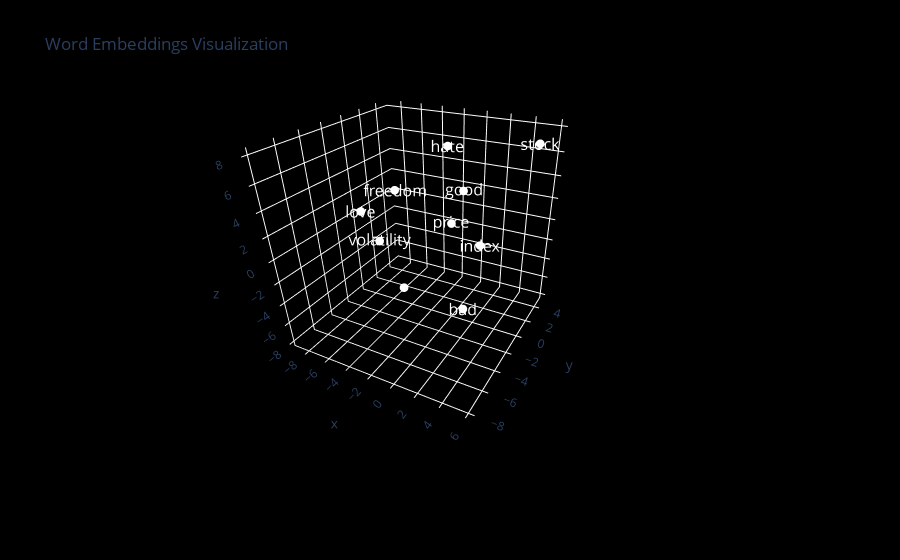

The notebook cell this image was saved under:
### Code cell
import plotly.graph_objects as go
import torch

# Define words and their positions
words = ['good', 'stock', 'price', 'freedom', 'volatility', 'index','bad', 'love', 'hate']
# Assuming you have a tensor named output_tensor with shape (10, 3)
output_tensor = torch.tensor([[1, 0, 4], [6, 1, 8], [0, 0, 1], [-9, 5, 0], [0, -8, 4], [0, 5, -4],
                             [0.7, 0.7, -8], [-8, -0.7, 0.7], [-0.7, 0.7, 7], [0.7, -7, 0]])

# Create the 3D scatter plot
fig = go.Figure(data=[go.Scatter3d(
    x=output_tensor[:, 0],
    y=output_tensor[:, 1],
    z=output_tensor[:, 2],
    mode='text+markers',
    text=words,
    textposition="middle center",
    textfont=dict(size=16, color="white"),
    marker=dict(size=0, color="white"),
    hoverinfo='none'
)])

# Update the layout to have a black background and remove gridlines
fig.update_layout(
    title="Word Embeddings Visualization",
    paper_bgcolor='black',
    plot_bgcolor='white',
    scene=dict(
        xaxis=dict(showbackground=False, showgrid=True, zeroline=True, visible=True),
        yaxis=dict(showbackground=False, showgrid=True, zeroline=True, visible=True),
        zaxis=dict(showbackground=False, showgrid=True, zeroline=True, visible=True),
    ),
    scene_aspectmode='cube',
)

# Show the plot
fig.show()

### Figure 1 — Plotly figure (JSON) as saved in the notebook; plotly's stock layout.template omitted (floating-point values rounded to 4 significant figures)
{"data": [{"hoverinfo": "none", "marker": {"color": "white", "size": 0}, "mode": "text+markers", "text": ["good", "stock", "price", "freedom", "volatility", "index", "bad", "love", "hate"], "textfont": {"color": "white", "size": 16}, "textposition": "middle center", "type": "scatter3d", "x": [1, 6, 0, -9, 0, 0, 0.7, -8, -0.7, 0.7], "y": [0, 1, 0, 5, -8, 5, 0.7, -0.7, 0.7, -7], "z": [4, 8, 1, 0, 4, -4, -8, 0.7, 7, 0]}], "layout": {"autosize": true, "dragmode": "pan", "paper_bgcolor": "black", "plot_bgcolor": "white", "scene": {"aspectmode": "cube", "aspectratio": {"x": 1, "y": 1, "z": 1}, "camera": {"center": {"x": 0.174, "y": -0.06206, "z": -0.2017}, "eye": {"x": 1.015, "y": -1.688, "z": 1.024}, "projection": {"type": "perspective"}, "up": {"x": 0.00858, "y": -0.008507, "z": 0.9999}}, "dragmode": "pan", "xaxis": {"showbackground": false, "showgrid": true, "type": "linear", "visible": true, "zeroline": true}, "yaxis": {"showbackground": false, "showgrid": true, "type": "linear", "visible": true, "zeroline": true}, "zaxis": {"showbackground": false, "showgrid": true, "type": "linear", "visible": true, "zeroline": true}}, "title": {"text": "Word Embeddings Visualization"}}}
